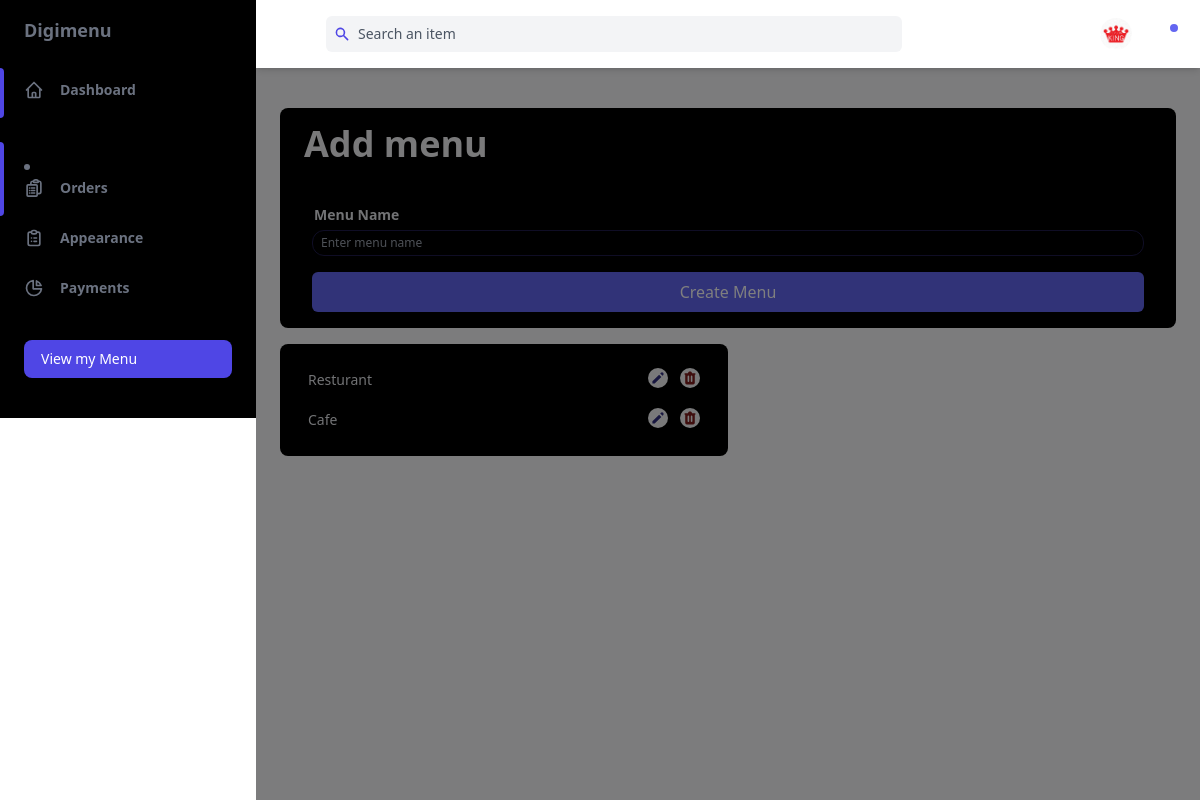
/dashboard/addmenu/ (signed in), run on the app's committed database.
### main/models.py (models this page shows, shortened)
class Profile(models.Model):
	user = models.OneToOneField(User, on_delete=models.CASCADE)
	phone = models.CharField(max_length=20, blank=True)
	address1 = models.CharField(max_length=200, blank=True)
	resturant_name = models.CharField(max_length=200, blank=True)
	resturant_slogan = models.CharField(max_length=200, blank=True)
	image = models.ImageField(upload_to='uploads/product/',blank=True, null=True )
	description = models.CharField(max_length=400, default='0', blank=True, null=True)
	city = models.CharField(max_length=200, blank=True)
	zipcode = models.CharField(max_length=200, blank=True)
	country = models.CharField(max_length=200, blank=True)

class Menu(models.Model):
	user = models.ForeignKey(User, on_delete=models.CASCADE)
	name = models.CharField(max_length=50)

### dashboard/views.py (the view, shortened to what this page needs)
# urls.py: path('addmenu/', views.add_menu, name='add_menu'),
@login_required
def add_menu(request):
    profile = get_object_or_404(Profile, user=request.user)
    menus = Menu.objects.filter(user=request.user)
    return render(request, 'addmenu.html' , {'menus': menus ,'profile': profile})

### cart/cart.py (called while the page is built)
    def cart_total(self, app_id):
        self.session_key = f'app_{app_id}_cart'
        self.cart = self.session.get(self.session_key, {})
        portion_ids = self.cart.keys()
        portions = Portion.objects.filter(id__in=portion_ids)
        quantities = self.cart
        total = 0
        for key, value in quantities.items():
            key = int(key)
            for portion in portions:
                if portion.id == key:
                    total = total + (portion.price * value)
        return total

    def __len__(self):
        return len(self.cart)

    def get_prods(self):
        portion_ids = self.cart.keys()
        portions = Portion.objects.filter(id__in=portion_ids)
        return portions

    def get_quants(self):
        return self.cart

### cart/context_processors.py (called while the page is built)
def cart_items(request):
    app_id = request.resolver_match.kwargs.get('resturant_id')
    cart = Cart(request, app_id)
    return {
        'cart_products': cart.get_prods(),
        'quantities': cart.get_quants(),
        'total_items': cart.__len__(),
        'totals': cart.cart_total(app_id),
    }

### main/context_processors.py (called while the page is built, shortened)
def resturant(request):
    resturant_id = request.resolver_match.kwargs.get('resturant_id', None)
    return {}

### dashboard/templates/addmenu.html (shortened to what this page needs)
{% load static %}
<!DOCTYPE html>
<html :class="{ 'theme-dark': dark }" x-data="data()" lang="en">
  <head>
    <script src="https://cdn.tailwindcss.com"></script>
    <link rel="stylesheet" href="{% static 'styles.css' %}">
  </head>
  <body>
    <div
      class="flex h-screen bg-gray-50 dark:bg-zinc-950"
      :class="{ 'overflow-hidden': isSideMenuOpen }"
    >
      {% include 'dsidebar.html' %}
      {% include 'dmsidebar.html' %}
      <div class="flex flex-col flex-1 w-full">
        {% include 'dheader.html' %}
        <main class="h-full overflow-y-auto items-center">
          <div class="p-4 mx-auto grid items-center mt-4 mr-4">
            <div class="w-full overflow-hidden rounded-lg bg-black p-4 m-2 shadow-xs">
              <div class="w-full overflow-x-auto">
                <h3 class="text-gray-100 font-bold text-4xl px-2">Add menu</h3>
              </div>
              <div class="pt-6 grid grid-cols-1 md:grid-cols-1 gap-4">
                <div class=" px-4">
                  <form class="space-y-4" method="post">
                    <div class="flex flex-col">
                        <label for="name" class="text-gray-200 text-sm ml-0.5 font-bold">Menu Name</label>
                        <input type="text" id="name" name="name" class="mt-1 p-2 border px-2 py-1 border-indigo-950 rounded-xl bg-black text-white text-xs" placeholder="Enter menu name">
                    </div>
                    <button type="submit" class="w-full py-2 px-4 bg-indigo-500 text-white rounded-md hover:bg-indigo-600">Create Menu</button>
                </form>
                </div>
              </div>
            </div>
            <div class="lg:w-1/2 w-full overflow-hidden rounded-lg bg-black p-4 m-2 shadow-xs">
            {% for menu in menus %}
              <div
                class="flex justify-between items-center p-2 px-3 rounded-xl shadow-xs dark:bg-black "
              >
                <div>
                  <p
                    class=" mr-4 text-sm font-medium text-gray-200 dark:text-gray-200 items-center justify-center"
                  >
                  {{menu.name}} </p>
                </div>
                  <div class="flex">
                    <a
                      class="p-0.5 ml-3 mb-1 text-indigo-900 bg-gray-100 rounded-full " href="{% url 'change_menu' menu.id %}"
                    >
                      <svg
                        class="w-4 h-4"
                        aria-hidden="true"
                        fill="currentColor"
                        viewBox="0 0 20 20"
                      >
                        <path
                          d="M13.586 3.586a2 2 0 112.828 2.828l-.793.793-2.828-2.828.793-.793zM11.379 5.793L3 14.172V17h2.828l8.38-8.379-2.83-2.828z"
                        ></path>
                      </svg>
                    </a>
                    <form method="post" action="{% url 'delete_menu' menu.id %}" onsubmit="return confirm('Are you sure you want to delete this menu?');" class="p-0">
                      <button
                        class="p-0.5 ml-3 text-red-900 bg-gray-100 rounded-full " href="{% url 'delete_menu' menu.id %}"
                      >
                      </button>
                    </form>
                  </div>
              </div>
            {% endfor %}
            </div>
          </div>
        </main>
      </div>
    </div>
  </body>
</html>

### dashboard/templates/dheader.html (shortened to what this page needs)
<header class="z-10 py-4 bg-white shadow-md dark:bg-black ">
    <div
      class="container flex items-center justify-between h-full px-6 mx-auto text-indigo-600 dark:text-indigo-300"
    >
      <div class="flex justify-center flex-1 lg:mr-32">
        <div
          class="relative w-full max-w-xl mr-6 focus-within:text-indigo-500"
        >
          <div class="absolute inset-y-0 flex items-center pl-2">
            <svg
              class="w-4 h-4"
              aria-hidden="true"
              fill="currentColor"
              viewBox="0 0 20 20"
            >
              <path
                fill-rule="evenodd"
                d="M8 4a4 4 0 100 8 4 4 0 000-8zM2 8a6 6 0 1110.89 3.476l4.817 4.817a1 1 0 01-1.414 1.414l-4.816-4.816A6 6 0 012 8z"
                clip-rule="evenodd"
              ></path>
            </svg>
          </div>
          <input
            class="w-full pl-8 pr-2 py-2 text-sm text-gray-700 placeholder-gray-600 bg-gray-100 border-0 rounded-md dark:placeholder-gray-500 dark:focus:shadow-outline-gray dark:focus:placeholder-gray-600 dark:bg-zinc-900 dark:text-gray-200 focus:placeholder-gray-500 focus:bg-white focus:border-indigo-300 focus:outline-none focus:shadow-outline-indigo form-input"
            type="text"
            placeholder="Search an item"
            aria-label="Search"
          />
        </div>
      </div>
      <ul class="flex items-center flex-shrink-0 space-x-6">
        <li class="relative ">
            <button
              class="align-middle rounded-full focus:shadow-outline-indigo focus:outline-none"
              @click="toggleProfileMenu"
              @keydown.escape="closeProfileMenu"
              aria-label="Account"
              aria-haspopup="true"
            >
              <img
                class="object-cover w-8 h-8 rounded-full"
                src="{{profile.image.url}}"
                alt=""
                aria-hidden="true"
              />
            </button>
          </li>
        <li class="relative ">
          <button
            class="relative align-middle rounded-md focus:outline-none focus:shadow-outline-indigo"
            @click="toggleNotificationsMenu"
            @keydown.escape="closeNotificationsMenu"
            aria-label="Notifications"
            aria-haspopup="true"
          >
            <svg
              class="w-5 h-5"
              aria-hidden="true"
              fill="white"
              viewBox="0 0 20 20"
            >
              <path
                d="M10 2a6 6 0 00-6 6v3.586l-.707.707A1 1 0 004 14h12a1 1 0 00.707-1.707L16 11.586V8a6 6 0 00-6-6zM10 18a3 3 0 01-3-3h6a3 3 0 01-3 3z"
              ></path>
            </svg>
            <span
              aria-hidden="true"
              class="absolute top-0 right-0 inline-block w-3 h-3 transform translate-x-1 -translate-y-1 bg-indigo-500 border-2 border-white rounded-full dark:border-blabg-black"
            ></span>
          </button>
        </li>
      </ul>
    </div>
  </header>

### static/styles.css (style rules this page uses)
label { display: block; font-size: 0.875rem; line-height: 1.25rem; font-weight: 500; line-height: 1.5rem; color: #F3F4F6; margin: 1px 0px; }

### data on the page
Profile: image (picture)
Menu: name "Resturant"
Menu: name "Cafe"
